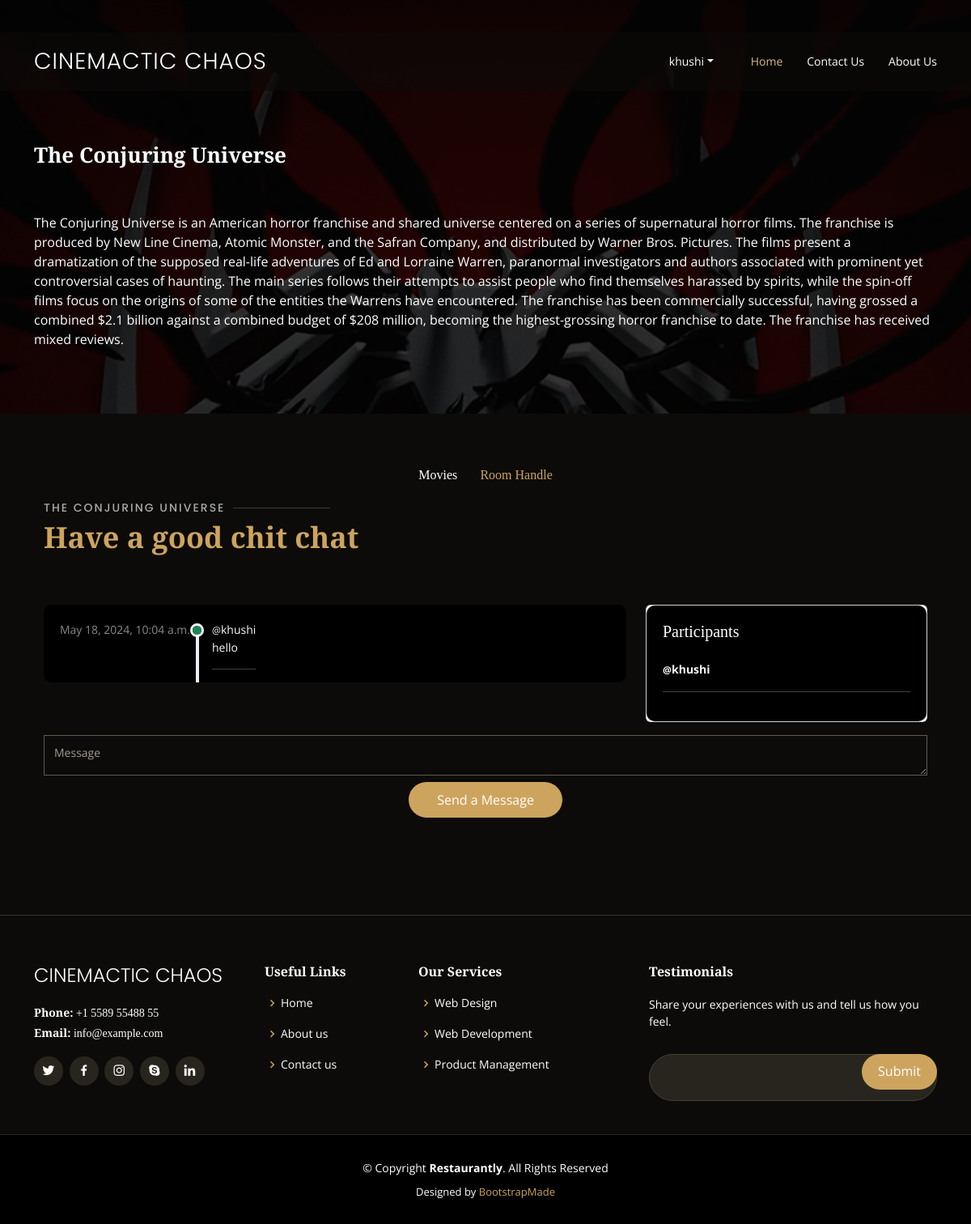
The app's page /chat-room/9/ (signed in) with its own data.
### base/models.py (models this page shows, shortened)
class Universe(models.Model):
    name = models.CharField(max_length=200)
    total_movies = models.PositiveIntegerField()
    description = models.TextField(null = True)
    genres = models.ManyToManyField('Genre',related_name='type')
    rating = models.PositiveIntegerField(validators=[MaxValueValidator(5)],null=True)
    image = models.ImageField(upload_to='universe/img',null=True)
    participants = models.ManyToManyField(User, related_name='participants', blank=True)

class Message(models.Model):
    user = models.ForeignKey(User, on_delete=models.CASCADE)
    room = models.ForeignKey(Universe, on_delete=models.CASCADE)
    body = models.TextField()
    updated = models.DateTimeField(auto_now=True)
    created = models.DateTimeField(auto_now_add=True)
    class Meta:
        ordering = ['-updated','-created']

### base/views.py (the view, shortened to what this page needs)
# urls.py: path('chat-room/<str:pk>/',views.chatroom,name="chat-room"),
@login_required(login_url='login')
def chatroom(request,pk):
    universe = Universe.objects.get(id=pk)
    room_messages = universe.message_set.all()
    participants = universe.participants.all()
    context = {'room_messages':room_messages,'universe':universe, 'participants':participants}
    return render(request,'base/chatroom.html',context)

### base/templates/base/chatroom.html (shortened to what this page needs)
{% extends 'main.html' %}
{% load static %}
{% block content %}
<section id="about" class="about">
    <div class="container" data-aos="fade-up">
        <div class="pt-5">
            <div class=" pt-5  order-2 order-lg-1 content">
                <h3>{{universe.name}}</h3>
                <div class="pt-5">
                    <p>
                        {{universe.description}}
                    </p>
                </div>
            </div>
        </div>
    </div>
</section>
<main id="main">
    <section id="menu" class="menu">
        <div class="container" data-aos="fade-up">
            <div class="row" data-aos="fade-up" data-aos-delay="100">
                <div class="col-lg-12 d-flex justify-content-center">
                    <ul id="menu-flters">
                        <a href="{% url 'movies' universe.id %}">
                            <li class="filter-starter">Movies</li>
                        </a>
                            <li class="filter-active">Room Handle</li>
                    </ul>
                </div>
            </div>
            <section id="book-a-table" class="book-a-table pt-2">
                <div class="container" data-aos="fade-up">
                    <div class="section-title">
                        <h2>{{universe.name}}</h2>
                        <p>Have a good chit chat</p>
                    </div>
                    <div class="row pt-3">
                        <div class="col-lg-8">
                            <div class="card-body-1 pb-0">
                                {% for message in room_messages %}
                                <div class="activity">
                                    <div class="activity-item d-flex">
                                        <div class="activite-label">{{message.created}}</div>
                                        <i class="bi bi-circle-fill activity-badge text-success align-self-start"></i>
                                        <div class="activity-content">
                                            <div>
                                                <a href="#" class="fw-dark text-light"><small>@</small>{{message.user}}</a>
                                            </div>
                                            {{message.body}}
                                            <hr />
                                        </div>
                                    </div>
                                </div>
                                {% endfor %}
                            </div>
                        </div>
                        <div class="col-lg-4">
                            <div class="card">
                                <div class="card-body-1">
                                    <h5 class="card-title pb-3">Participants</h5>
                                    {% for participant in participants %}
                                    <div class="activity">
                                        <div>
                                            <a href="#" class="fw-bold text-light"><small>@</small>{{participant}}</a>
                                            <hr>
                                        </div>
                                    </div>
                                    {% endfor %}
                                </div>
                            </div>
                        </div>
                        <form action="" method="post" role="form" class="php-email-form"
                            data-aos="fade-up" data-aos-delay="100">
                            <div class="row">
                                <div class="form-group mt-3">
                                    <textarea class="form-control" name="body" rows="5"
                                        placeholder="Message"></textarea>
                                </div>
                                <div class="text-center"><button type="submit">Send a Message</button></div>
                        </form>
                    </div>
            </section>
</main>
{% endblock %}

### templates/navbar.html (shortened to what this page needs)
{% load static %}
<header id="header" class="fixed-top d-flex align-items-center">
    <div class="container-fluid container-xl d-flex align-items-center justify-content-lg-between">
        <h1 class="logo me-auto me-lg-0"><a href="{% url 'home' %}">Cinemactic Chaos</a></h1>
        <nav id="navbar" class="navbar order-last order-lg-0">
            <ul>
                <li class="nav-item dropdown pe-3">
                    {% if request.user.is_authenticated %}
                    <a class="nav-link nav-profile d-flex align-items-center pe-0" href="#"
                        data-bs-toggle="dropdown">
                        <span class="d-none d-md-block dropdown-toggle ps-2">{{request.user.username}}</span>
                    </a>
                    {% endif %}
                </li>
                <li><a class="nav-link scrollto active" href="index copy.html">Home</a></li>
                <li><a class="nav-link scrollto" href="contact.html">Contact Us</a></li>
                <li><a class="nav-link scrollto" href="#contact">About Us</a></li>
            </ul>
        </nav>
    </div>
</header>

### static/css/style.css (style rules this page uses)
body { font-family: "Open Sans", sans-serif; background: #0c0b09; color: #fff; }
a { color: #cda45e; text-decoration: none; }
h1, h2, h3, h4, h5, h6 { font-family: "Playfair Display", serif; }
#header { background: rgba(12, 11, 9, 0.6); border-bottom: 1px solid rgba(12, 11, 9, 0.6); transition: all 0.5s; z-index: 997; padding: 15px 0; top: 40px; }
#header .logo { font-size: 28px; margin: 0; padding: 0; line-height: 1; font-weight: 300; letter-spacing: 1px; text-transform: uppercase; font-family: "Poppins", sans-serif; }
#header .logo a { color: #fff; }
.navbar { padding: 0; }
.navbar ul { margin: 0; padding: 0; display: flex; list-style: none; align-items: center; }
.navbar li { position: relative; }
.navbar a, .navbar a:focus { display: flex; align-items: center; justify-content: space-between; padding: 10px 0 10px 30px; color: #fff; white-space: nowrap; transition: 0.3s; font-size: 14px; }
.navbar a:hover, .navbar .active, .navbar .active:focus, .navbar li:hover>a { color: #d9ba85; }
section { padding: 60px 0; overflow: hidden; }
.section-title { padding-bottom: 40px; }
.section-title h2 { font-size: 14px; font-weight: 500; padding: 0; line-height: 1px; margin: 0 0 5px 0; letter-spacing: 2px; text-transform: uppercase; color: #aaaaaa; font-family: "Poppins", sans-serif; }
.section-title h2::after { content: ""; width: 120px; height: 1px; display: inline-block; background: rgba(255, 255, 255, 0.2); margin: 4px 10px; }
.section-title p { margin: 0; margin: 0; font-size: 36px; font-weight: 700; font-family: "Playfair Display", serif; color: #cda45e; }
.about { background: url("../img/hero-1.jpg") center center; background-size: cover; position: relative; padding: 80px 0; }
.about:before { content: ""; background: rgba(0, 0, 0, 0.8); position: absolute; bottom: 0; top: 0; left: 0; right: 0; }
.about .content { position: relative; }
.about .content h3 { font-weight: 600; font-size: 26px; }
.about .content p:last-child { margin-bottom: 0; }
@media (min-width: 1024px) { .about { background-attachment: fixed; } }
.menu #menu-flters { padding: 0; margin: 0 auto 0 auto; list-style: none; text-align: center; border-radius: 50px; }
.menu #menu-flters li { cursor: pointer; display: inline-block; padding: 8px 12px 10px 12px; font-size: 16px; font-weight: 500; line-height: 1; color: #fff; margin-bottom: 10px; transition: all ease-in-out 0.3s; border-radius: 50px; font-family: "Playfair Display", serif; }
.menu #menu-flters li:hover, .menu #menu-flters li.filter-active { color: #cda45e; }
.menu #menu-flters li:last-child { margin-right: 0; }
.book-a-table { width: 100%; }
.book-a-table .form-group { padding-bottom: 8px; }
.book-a-table input, .book-a-table textarea { border-radius: 0; box-shadow: none; font-size: 14px; background: #0c0b09; border-color: #625b4b; color: white; height: 50px; }
.book-a-table input::placeholder, .book-a-table textarea::placeholder { color: #a49b89; }
.book-a-table textarea { padding: 10px 12px; }
.book-a-table button[type=submit] { background: #cda45e; border: 0; padding: 10px 35px; color: #fff; transition: 0.4s; border-radius: 50px; }
.card-body-1 { padding: 20px; background-color: black; color: white; border-radius: 10px; }
.activity { font-size: 14px; color: white; }
.activity .activity-item .activite-label { color: #888; position: relative; flex-shrink: 0; flex-grow: 0; min-width: 64px; }
.activity .activity-item .activite-label::before { content: ""; position: absolute; right: -11px; width: 4px; top: 0; bottom: 0; background-color: #eceefe; }
.activity .activity-item .activity-badge { margin-top: 3px; z-index: 1; font-size: 11px; line-height: 0; border-radius: 50%; flex-shrink: 0; border: 3px solid #fff; flex-grow: 0; }
.activity .activity-item .activity-content { padding-left: 10px; padding-bottom: 20px; }
.activity .activity-item:first-child .activite-label::before { top: 5px; }
.activity .activity-item:last-child .activity-content { padding-bottom: 0; }
.form-group { padding-bottom: 8px; }
input, textarea { border-radius: 0; box-shadow: none; font-size: 14px; background: #0c0b09; border-color: #625b4b; color: white; height: 50px; }
input::placeholder, textarea::placeholder { color: #a49b89; }
textarea { padding: 10px 12px; }

### records on screen
Universe: name "The Conjuring Universe", description "The Conjuring Universe is an American horror franchise and shared universe centered on a series of supernatural horror films. The franchise is produced by New Line Cinema, Atomic Monster, and the Safran Company, and distributed by Warner Bros. Pictures. The films present a dramatization of the supposed real-life adventures of Ed and Lorraine Warren, paranormal investigators and authors associated with prominent yet controversial cases of haunting. The main series follows their attempts to assist people who find themselves harassed by spirits, while the spin-off films focus on the origins of some of the entities the Warrens have encountered. The franchise has been commercially successful,…", name "THE CONJURING UNIVERSE"
Message: created "May 18, 2024, 10:04 a.m.", user "khushi", body "hello"

### other values on screen
{{ request.user.username }} "khushi"
{{ participant }} "khushi"
